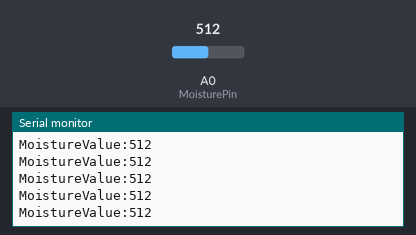
The sketch below on a simulated Arduino Uno, built with avr-gcc and run on an emulated ATmega328P. On the bench: the last lines printed to the serial monitor. The test bench sets the inputs (shaded band); at power-on: A0 (MoisturePin) = 512.

Above: at 1.2 s.
1.3 s: A0 (MoisturePin) set to 716
At 1.31 s:
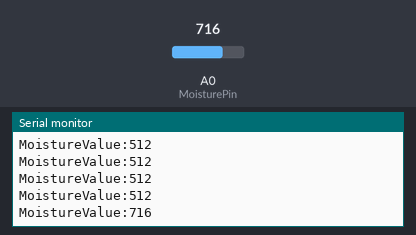
2.8 s: A0 (MoisturePin) set to 900
At 2.82 s:
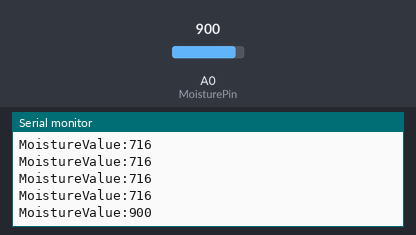
Timing chart, 0 to 5.8 s (numbered marks = the images above; inputs shaded):
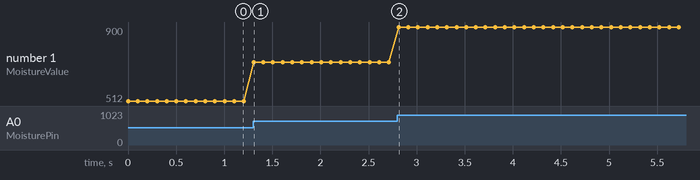

The sketch:

SEN0114.ino
```cpp
/*
  # Example code for the moisture sensor
  # Connect the sensor to the A0(Analog 0) pin on the Arduino board

  # the sensor value description
  # 0  ~300     dry soil
  # 300~700     humid soil
  # 700~950     in water
*/

#define MoisturePin A0

void setup(){
  Serial.begin(115200);
}

void loop(){
  Serial.print("MoistureValue:");
  Serial.println(analogRead(MoisturePin));
  delay(100);

}
```

Measured:
- after the input at 1.3 s, the serial monitor: prints a new line at once (image 1)
- after the input at 2.8 s, the serial monitor: prints a new line at once (image 2)
- plotted number 1: 512 → 716 after the input at 1.3 s, 716 → 900 after the input at 2.8 s
